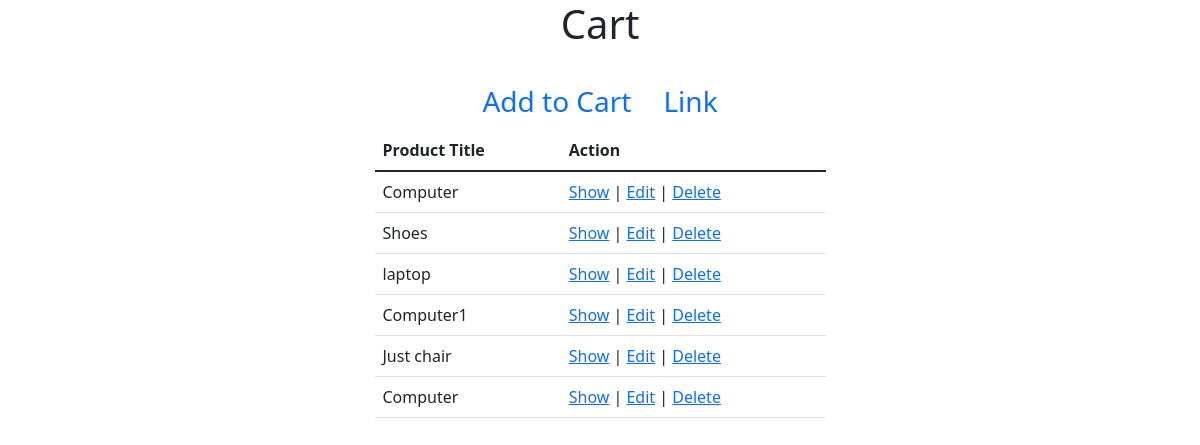
The app's page /admin/Carts/index.php, older data.
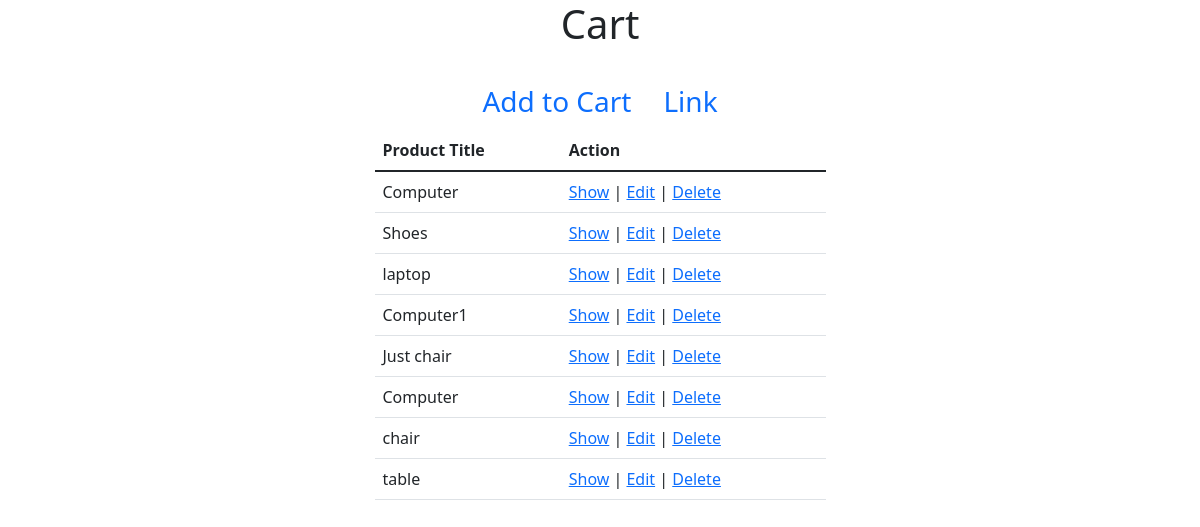
The same page, newer data.
### tables this page shows
CREATE TABLE `cart` (
  `id` int(11) NOT NULL,
  `product_id` int(11) NOT NULL,
  `product_title` varchar(255) NOT NULL,
  `qty` int(11) NOT NULL,
  `picture` varchar(255) DEFAULT NULL,
  `unite_price` int(11) NOT NULL,
  `total_price` int(11) NOT NULL
);

### admin/Carts/index.php (the view, shortened to what this page needs)
<?php
$conn = new PDO("mysql:host=localhost;dbname=ecommerce",
    'root', '');
$conn->setAttribute(PDO::ATTR_ERRMODE,
    PDO::ERRMODE_EXCEPTION);
$query = "SELECT * FROM `cart`";
$stmt = $conn->prepare($query);
$result = $stmt->execute();
$carts = $stmt->fetchAll();
?>
<!doctype html>
<html lang="en">
<head>
    <link href="https://cdn.jsdelivr.net/npm/bootstrap@5.1.3/dist/css/bootstrap.min.css" rel="stylesheet">
</head>
<body>
<section>
    <div class="container">
        <div class="row justify-content-center">
            <div class="col-md-5">
                <h1 class="text-center mb-4">Cart</h1>
                <ul class="nav justify-content-center fs-3">
                    <li class="nav-item">
                        <a class="nav-link active" aria-current="page" href="create.php">
                            Add to Cart
                        </a>
                    </li>
                    <li class="nav-item">
                        <a class="nav-link" href="#">Link</a>
                    </li>
                </ul>
                <table class="table">
                    <thead>
                    <tr>
                        <th scope="col">Product Title</th>
                        <th scope="col">Action</th>
                    </tr>
                    </thead>
                    <tbody>
                    <?php
                    if (count($carts) > 0):
                        foreach ($carts as $cart):
                            ?>
                            <tr>
                                <td><?= $cart['product_title']?></td>
                                <td><a href="show.php?id=<?=$cart['id'];?>">Show</a>
                                    |
                                    <a href="edit.php?id=<?=$cart['id'];?>">Edit</a>
                                    |
                                    <a href="delete.php?id=<?=$cart['id'];?>"
                                       onclick="return confirm('Are you sure you want to delete?')">
                                        Delete
                                    </a>
                                </td>
                            </tr>
                        <?php
                        endforeach;
                    endif;
                    ?>
                    </tbody>
                </table>
            </div>
        </div>
    </div>
</section>
</body>
</html>

Row changes from the older to the newer data that the page shows:
added cart: product_title "chair"
added cart: product_title "table"
